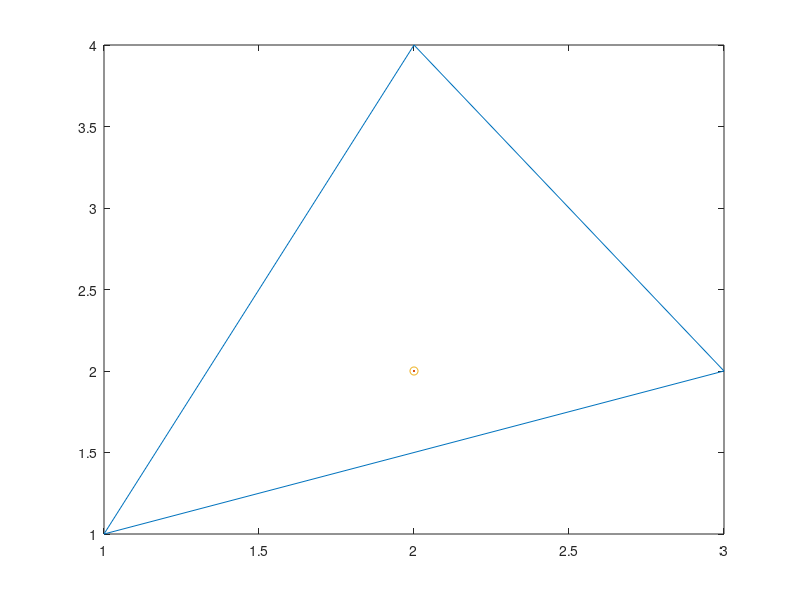

The MATLAB script that drew this image: (Note: this script raises an error after producing the figure.)
%%
p = [2,2,1] ;
vertices = [1,1;3,2;2,4];
 vplot = [vertices;vertices(1,:)];
 plot(vplot(:,1),vplot(:,2));
hold on;
plot(p(1,1),p(1,2));
plot(p(1,1),p(1,2),'o');
hold off;
[alpha,beta,gamma] = BarycentricCoordinates(p,vertices(1,:),vertices(2,:),vertices(3,:));
fprintf("alpha:%d beta:%d gamma%d\n",alpha,beta,gamma);

verticesTR=[0,0;  %define the reference triangle (TR) vertex coordinates
    1,0;
    0,1];
    plot(vplot(:,1),vplot(:,2));
    hold on
    axis equal;
    plot(p(1,1),p(1,2),'o');
%compute the corresponding point on the reference triangle
pTR= alpha*verticesTR(1,:)+beta*verticesTR(2,:)+gamma*verticesTR(3,:)
pTR = [pTR 1];
vplotTR=[verticesTR;verticesTR(1,:)]; %just to plot a closed triangle, we add the first point at the end
    plot(vplotTR(:,1),vplotTR(:,2));
    plot(pTR(1,1),pTR(1,2),'s');
    linePlot=[p; pTR]
    plot(linePlot(:,1),linePlot(:,2),'.-');
    hold off
%%
x = gallery('uniformdata',[20,1],0);
y = gallery('uniformdata',[20,1],1);
pointList = [x y];
mesh = calcMesh(pointList);
n = length(mesh);
triplot(mesh,x,y);
  
%%